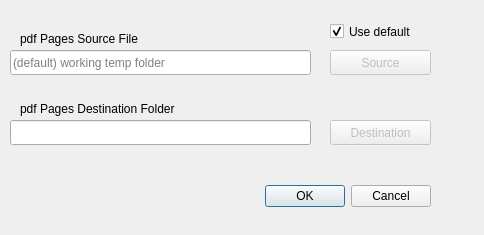
<?xml version="1.0" encoding="UTF-8"?>
<ui version="4.0">
 <class>pdf4tifDialog</class>
 <widget class="QDialog" name="pdf4tifDialog">
  <property name="windowModality">
   <enum>Qt::ApplicationModal</enum>
  </property>
  <property name="geometry">
   <rect>
    <x>0</x>
    <y>0</y>
    <width>484</width>
    <height>235</height>
   </rect>
  </property>
  <property name="windowTitle">
   <string>Extract pdf pages for tif</string>
  </property>
  <widget class="QDialogButtonBox" name="buttonBox">
   <property name="geometry">
    <rect>
     <x>260</x>
     <y>180</y>
     <width>171</width>
     <height>32</height>
    </rect>
   </property>
   <property name="orientation">
    <enum>Qt::Horizontal</enum>
   </property>
   <property name="standardButtons">
    <set>QDialogButtonBox::Cancel|QDialogButtonBox::Ok</set>
   </property>
  </widget>
  <widget class="QLineEdit" name="SourceLineEdit">
   <property name="geometry">
    <rect>
     <x>10</x>
     <y>50</y>
     <width>301</width>
     <height>25</height>
    </rect>
   </property>
   <property name="placeholderText">
    <string>(default) working temp folder</string>
   </property>
  </widget>
  <widget class="QPushButton" name="SourceButton">
   <property name="enabled">
    <bool>false</bool>
   </property>
   <property name="geometry">
    <rect>
     <x>330</x>
     <y>50</y>
     <width>101</width>
     <height>25</height>
    </rect>
   </property>
   <property name="text">
    <string>Source</string>
   </property>
   <property name="icon">
    <iconset resource="../UI_Icons.qrc">
     <normaloff>:/Icons/Icons/pdf-extract1.png</normaloff>:/Icons/Icons/pdf-extract1.png</iconset>
   </property>
  </widget>
  <widget class="QPushButton" name="DestinationButton">
   <property name="enabled">
    <bool>false</bool>
   </property>
   <property name="geometry">
    <rect>
     <x>330</x>
     <y>120</y>
     <width>101</width>
     <height>25</height>
    </rect>
   </property>
   <property name="text">
    <string>Destination</string>
   </property>
   <property name="icon">
    <iconset resource="../UI_Icons.qrc">
     <normaloff>:/Icons/Icons/pdf4tiff.png</normaloff>:/Icons/Icons/pdf4tiff.png</iconset>
   </property>
  </widget>
  <widget class="QLineEdit" name="DestinationLineEdit">
   <property name="geometry">
    <rect>
     <x>10</x>
     <y>120</y>
     <width>301</width>
     <height>25</height>
    </rect>
   </property>
  </widget>
  <widget class="QLabel" name="SourceLabel">
   <property name="geometry">
    <rect>
     <x>20</x>
     <y>30</y>
     <width>171</width>
     <height>17</height>
    </rect>
   </property>
   <property name="text">
    <string>pdf Pages Source File</string>
   </property>
  </widget>
  <widget class="QLabel" name="DestinationLabel">
   <property name="geometry">
    <rect>
     <x>20</x>
     <y>100</y>
     <width>211</width>
     <height>17</height>
    </rect>
   </property>
   <property name="text">
    <string>pdf Pages Destination Folder</string>
   </property>
  </widget>
  <widget class="QCheckBox" name="defaultsrcBox">
   <property name="geometry">
    <rect>
     <x>330</x>
     <y>20</y>
     <width>101</width>
     <height>23</height>
    </rect>
   </property>
   <property name="text">
    <string>Use default</string>
   </property>
   <property name="checked">
    <bool>true</bool>
   </property>
  </widget>
 </widget>
 <resources>
  <include location="../UI_Icons.qrc"/>
 </resources>
 <connections>
  <connection>
   <sender>buttonBox</sender>
   <signal>accepted()</signal>
   <receiver>pdf4tifDialog</receiver>
   <slot>accept()</slot>
   <hints>
    <hint type="sourcelabel">
     <x>248</x>
     <y>254</y>
    </hint>
    <hint type="destinationlabel">
     <x>157</x>
     <y>274</y>
    </hint>
   </hints>
  </connection>
  <connection>
   <sender>buttonBox</sender>
   <signal>rejected()</signal>
   <receiver>pdf4tifDialog</receiver>
   <slot>reject()</slot>
   <hints>
    <hint type="sourcelabel">
     <x>316</x>
     <y>260</y>
    </hint>
    <hint type="destinationlabel">
     <x>286</x>
     <y>274</y>
    </hint>
   </hints>
  </connection>
 </connections>
</ui>
